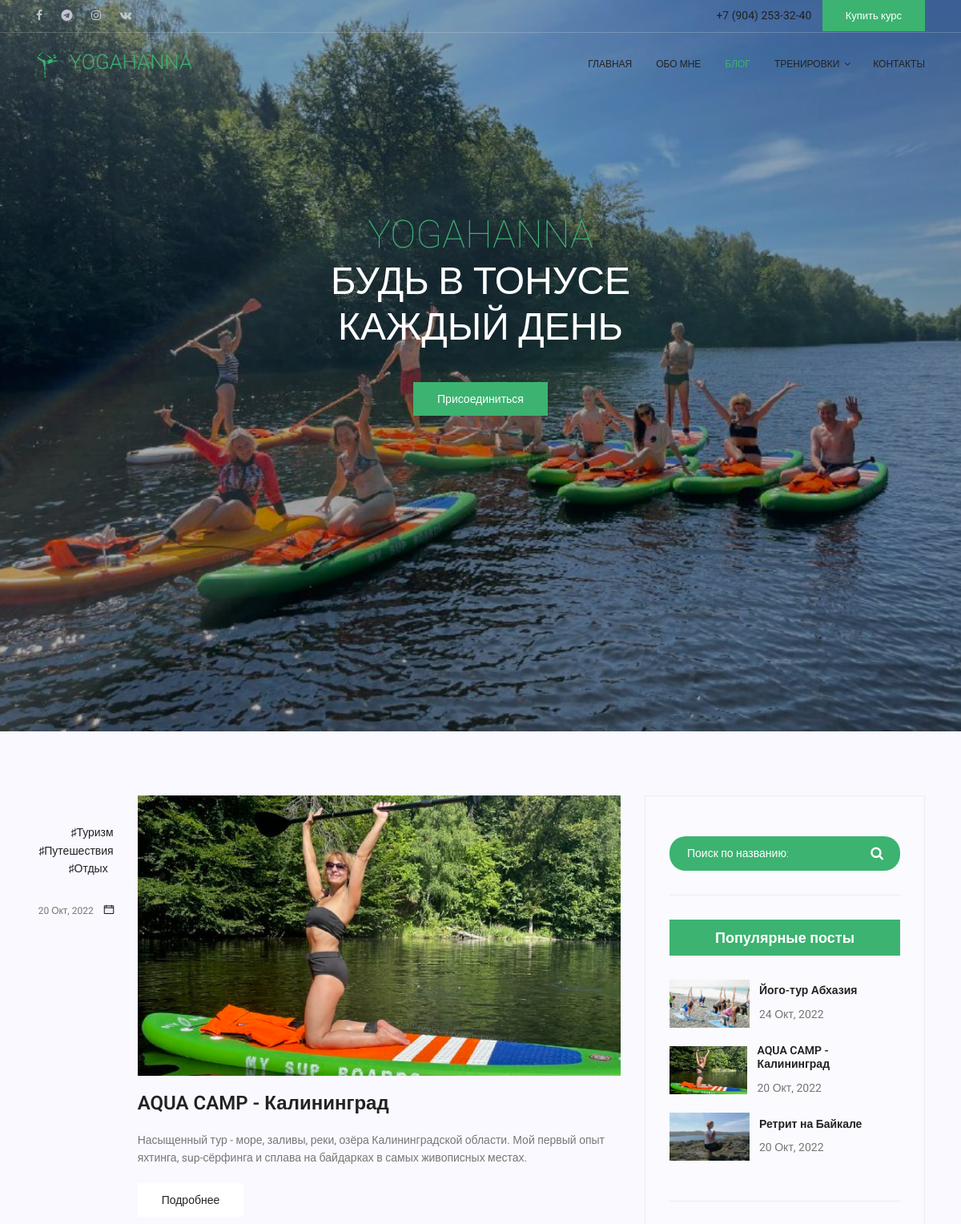
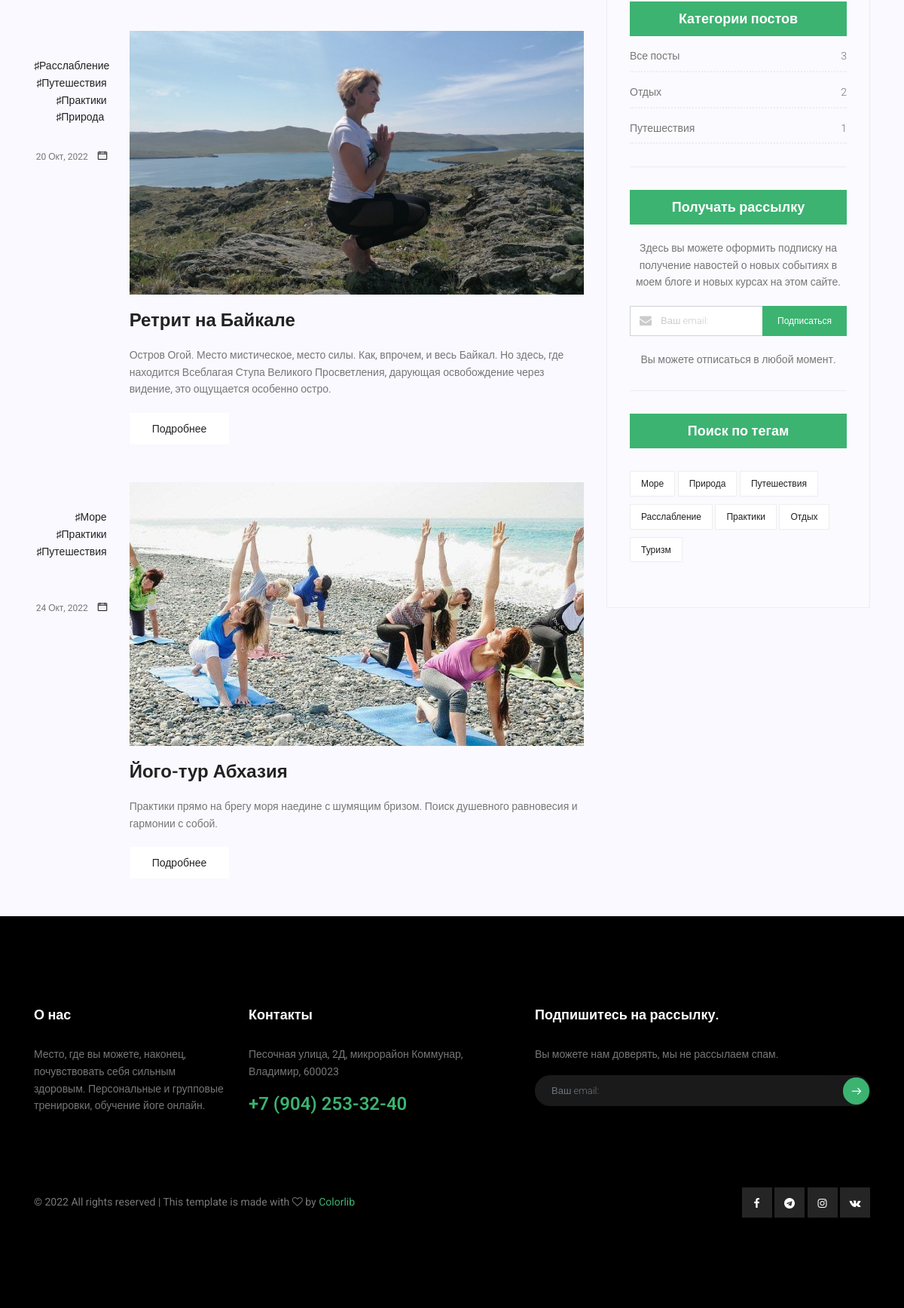
Screenshot of /blog/ with the database file from the repository (2 pictures, top to bottom).
### mainapp/models.py (models this page shows)
class Posts(models.Model):
    headers = models.CharField(verbose_name='заголовок', max_length=128, unique=True)
    short_description = models.CharField(verbose_name='короткое описание', max_length=254)
    description_1 = models.TextField(verbose_name='описание - первая половина', blank=True, max_length=2000)
    description_2 = models.TextField(verbose_name='описание - вторая половина', blank=True, max_length=2000)
    add_datetime = models.DateTimeField(auto_now_add=True, verbose_name='Время публикации поста')
    category = models.CharField(verbose_name='Категория', max_length=64)
    is_active = models.BooleanField(verbose_name='активна', db_index=True, default=True)
    image = models.ImageField(upload_to='main_foto')
    extra_img_1 = models.ImageField(upload_to='extra_foto', blank=True)
    extra_img_2 = models.ImageField(upload_to='extra_foto', blank=True)
    extra_img_3 = models.ImageField(upload_to='extra_foto', blank=True)
    extra_img_4 = models.ImageField(upload_to='extra_foto', blank=True)
    tag_1 = models.CharField(verbose_name='тэг 1', blank=True, max_length=16)
    tag_2 = models.CharField(verbose_name='тэг 2', blank=True, max_length=16)
    tag_3 = models.CharField(verbose_name='тэг 3', blank=True, max_length=16)
    tag_4 = models.CharField(verbose_name='тэг 4', blank=True, max_length=16)
    tag_5 = models.CharField(verbose_name='тэг 5', blank=True, max_length=16)
    def __str__(self):
        return self.headers

### blogapp/views.py (the view)
# urls.py: path('', BlogListView.as_view(), name='index'),
class BlogListView(TitleContextMixin, CategoryPopTagsContextMixin, PaginationContextMixin, ListView):
    title = 'Блог - YogaHanna'
    template_name = 'blogapp/blog-home.html'
    model = Posts
    paginate_by = 5

### mainapp/forms.py
class FollowForm(forms.Form):
    email_address = forms.EmailField(max_length=150,
                                     widget=forms.TextInput(
                                         attrs={'class': 'form-control', 'placeholder': "Ваш email:"}), label='')

### blogapp/views.py (called while the page is built)
    def get_context_data(self, **kwargs):
        context = super(CategoryPopTagsContextMixin, self).get_context_data(**kwargs)
        context['pop_posts'] = Posts.objects.order_by('?')[:3]
        context['posts_tags_tuples'] = Posts.objects.values_list('tag_1', 'tag_2', 'tag_3', 'tag_4', 'tag_5')
        posts_tags = []
        for el in context['posts_tags_tuples']:
            for tag in el:
                if tag:
                    posts_tags.append(tag)
        context['posts_tags'] = posts_tags
        posts_tags = random.sample(list(set(posts_tags)), 7)
        context['posts_tags'] = posts_tags
        context['posts_categories'] = Posts.objects.values('category').order_by('category').annotate(
            the_count=Count('category'))
        context['post_quantity'] = Posts.objects.all()
        return context

    def get_context_data(self, **kwargs):
        context = super(PaginationContextMixin, self).get_context_data(**kwargs)
        posts_list = Posts.objects.all()
        paginator = Paginator(posts_list, self.paginate_by)
        page = self.request.GET.get('page')
        try:
            file_posts = paginator.page(page)
        except PageNotAnInteger:
            file_posts = paginator.page(1)
        except EmptyPage:
            file_posts = paginator.page(paginator.num_pages)
        context['file_posts'] = file_posts
        return context

### mainapp/views.py (called while the page is built)
    def get_title(self):
        return getattr(self, 'title', '')

    def get_context_data(self, **kwargs):
        context = super(TitleContextMixin, self).get_context_data(**kwargs)
        context.update(
            title=self.get_title()
        )
        input_follow_form = FollowForm()
        context['input_follow_form'] = input_follow_form
        return context

### blogapp/templates/blogapp/blog-home.html (shortened to what this page needs)
{% extends 'mainapp/base.html'%}
{%load static%}
{%block 'banner' %}
	<section class="banner-area relative blog-home-banner" id="home">
		<div class="overlay overlay-bg"></div>
		<div class="container">
			<div class="row d-flex align-items-center justify-content-center">
				<div class="about-content blog-header-content col-lg-12">
					<h1 class="text-uppercase text-white">
						<span>YogaHanna</span> <br> Будь в тонусе каждый день
					</h1>
					<a href="{% url 'training:index' %}" class="primary-btn mt-40">Присоединиться</a>
				</div>
			</div>
		</div>
	</section>
{% endblock %}
{%block 'content' %}
	<section class="post-content-area">
		<div class="container">
			<div class="row pt-80">
				<div class="col-lg-8 posts-list">
					{% if posts_list %}
						{% for post in posts_list %}
							<div class="single-post row">
								<div class="col-lg-2  col-md-3 meta-details ">
									<ul class="tags">
										<li><a href="#">{% if post.tag_1 %}&#9839;{% endif %}{{post.tag_1}}</a></li>
										<li><a href="#">{% if post.tag_2 %}&#9839;{% endif %}{{post.tag_2}}</a></li>
										<li><a href="#">{% if post.tag_3 %}&#9839;{% endif %}{{post.tag_3}}</a></li>
										<li><a href="#">{% if post.tag_4 %}&#9839;{% endif %}{{post.tag_4}}</a></li>
									</ul>
									<div class="user-details row">
										<p class="date col-lg-12 col-md-12 col-6 date-size">
											<a href="#">{{post.add_datetime|date:"d M, Y"}}</a>
											<span class="lnr lnr-calendar-full"></span>
										</p>
									</div>
								</div>
								<div class="col-lg-10 col-md-8 ">
									<div class="feature-img">
										<img class="img-fluid blog" src="/media/{{ post.image }}" alt="">
									</div>
									<a class="posts-title" href="{% url 'blog:single' post.id %}"><h3>{{ post.headers }}</h3></a>
									<p class="excert">
										{{ post.short_description }}
									</p>
									<a href="{% url 'blog:single' post.id %}" class="primary-btn">Подробнее</a>
								</div>
							</div>
						{% endfor %}
					{% else %}
						<h3>Постов не обнаружено :(</h3>
					{% endif %}
				</div>
				{% include 'mainapp/include/side_block.html'%}
			</div>
		</div>
	</section>
{% endblock %}

### mainapp/templates/mainapp/base.html (shortened to what this page needs)
{%load static%}
<!DOCTYPE html>
<html lang="zxx" class="no-js">
<head>
    {% block css %}
        <link rel="stylesheet" href="{% static 'css/linearicons.css' %}">
        <link rel="stylesheet" href="{% static 'css/font-awesome.min.css' %}">
        <link rel="stylesheet" href="{% static 'css/bootstrap.css' %}">
        <link rel="stylesheet" href="{% static 'css/magnific-popup.css' %}">
        <link rel="stylesheet" href="{% static 'css/nice-select.css' %}">
        <link rel="stylesheet" href="{% static 'css/animate.min.css' %}">
        <link rel="stylesheet" href="{% static 'css/owl.carousel.css' %}">
        <link rel="stylesheet" href="{% static 'css/jquery-ui.css' %}">
        <link rel="stylesheet" href="{% static 'css/main.css' %}">
		<link href='https://unpkg.com/boxicons@2.1.4/css/boxicons.min.css' rel='stylesheet'>
    {% endblock %}
</head>
<body>
	<header id="header">
		<div class="header-top">
			<div class="container">
				<div class="row">
					<div class="col-lg-6 col-sm-6 col-8 header-top-left no-padding">
						<ul>
							<li><a href="https://www.facebook.com/profile.php?id=100001224548185" target="_blank"><i class="fa fa-facebook"></i></a></li>
							<li><a href="https://t.me/shkolayogi" target="_blank"><i class="fa fa-telegram"></i></a></li>
							<li><a href="https://www.instagram.com/yoga.hanna/?igshid=bqd29fspnm8t" target="_blank"><i class="fa fa-instagram"></i></a></li>
							<li><a href="https://vk.com/hanna.yoga" target="_blank"><i class="fa fa-vk"></i></a></li>
						</ul>
					</div>
					<div class="col-lg-6 col-sm-6 col-4 header-top-right no-padding">
						<a href="tel:+7 (904) 253-32-40">
							<span class="text">+7 (904) 253-32-40</span>
						</a>
						<a class="book-now" href="{% url 'training:index' %}">Купить курс</a>
					</div>
				</div>
			</div>
		</div>
		<div class="container main-menu">
			<div class="row align-items-center justify-content-between d-flex">
				<div id="logo">
					<a href="{% url 'index' %}"><img src="{% static 'img/new_logo.png' %}" width="200" alt="" title="" /></a>
				</div>
				{% include 'mainapp/include/inc_menu.html'%}
			</div>
		</div>
	</header>
    {%block 'banner' %}
    {% endblock %}
    {%block 'content' %}
    {% endblock %}
	<footer class="footer-area section-gap">
		<div class="container">
			<div class="row">
				<div class="col-lg-3  col-md-6 col-sm-6">
					<div class="single-footer-widget">
						<h4>О нас</h4>
						<p>
							Место, где вы можете, наконец, почувствовать себя сильным  здоровым.
							Персональные и групповые тренировки, обучение йоге онлайн.
						</p>
					</div>
				</div>
				<div class="col-lg-4  col-md-6 col-sm-6">
					<div class="single-footer-widget">
						<h4>Контакты</h4>
						<p>
							Песочная улица, 2Д, микрорайон Коммунар, Владимир, 600023
						</p>
						<p class="number">
							+7 (904) 253-32-40
						</p>
					</div>
				</div>
				<div class="col-lg-5  col-md-6 col-sm-6">
					<div class="single-footer-widget">
						<h4>Подпишитесь на рассылку.</h4>
						<p>Вы можете нам доверять, мы не рассылаем спам.</p>
						<div class="d-flex flex-row">
							<form class="navbar-form" action="/email/follow/" method="post">
								<div class="input-group add-on align-items-center d-flex">
									{{ input_follow_form }}
									<div class="input-group-btn">
										<button class="genric-btn"><span class="lnr lnr-arrow-right"></span></button>
									</div>
								</div>
							</form>
						</div>
					</div>
				</div>
			</div>
			<div class="footer-bottom row align-items-center">
				<p class="footer-text m-0 col-lg-6 col-md-12">
					&copy
					All rights reserved | This template is made with
					<i class="fa fa-heart-o" aria-hidden="true"></i> by
					<a href="https://colorlib.com" target="_blank">Colorlib</a>
				</p>
				<div class="col-lg-6 col-sm-12 footer-social">
					<a href="https://www.facebook.com/profile.php?id=100001224548185" target="_blank">
						<i class="fa fa-facebook"></i>
					</a>
					<a href="https://t.me/shkolayogi"><i class="fa fa-telegram" target="_blank"></i></a>
					<a href="https://www.instagram.com/yoga.hanna/?igshid=bqd29fspnm8t" target="_blank">
						<i class="fa fa-instagram"></i>
					</a>
					<a href="https://vk.com/hanna.yoga" target="_blank"><i class="fa fa-vk"></i></a>
				</div>
			</div>
		</div>
	</footer>
</body>
</html>

### mainapp/templates/mainapp/include/inc_menu.html (shortened to what this page needs)
{%load static%}
<nav id="nav-menu-container">
    <ul class="nav-menu">
        <li><a class="{% if request.resolver_match.view_name == 'index'%} active {% endif %}" href="{% url 'index' %}">
            Главная</a>
        </li>
        <li><a class="{% if request.resolver_match.view_name == 'about'%} active {% endif %}" href="{% url 'about' %}">
            Обо мне</a>
        </li>
        <li>
            <a class="{% if request.resolver_match.view_name == 'blog:index' or request.resolver_match.view_name == 'blog:single' or request.resolver_match.view_name == 'blog:tag' or request.resolver_match.view_name == 'blog:name' or request.resolver_match.view_name == 'blog:category'%} active {% endif %}"
            href="{% url 'blog:index' %}">
                Блог
            </a>
        </li>
        <li class="menu-has-children">
            <a class="{% if request.resolver_match.view_name == 'training:index' or request.resolver_match.view_name == 'training:online' or request.resolver_match.view_name == 'training:offline'%} active {% endif %}"
               href="{% url 'training:index' %}"> Тренировки</a>
        </li>
        <li><a class="{% if request.resolver_match.view_name == 'contact'%} active {% endif %}"
               href="{% url 'contact' %}">Контакты</a></li>
    </ul>
</nav>

### mainapp/templates/mainapp/include/side_block.html (shortened to what this page needs)
{%load static%}
<div class="col-lg-4 sidebar-widgets">
    <div class="widget-wrap">
        <div class="single-sidebar-widget search-widget">
            <form class="search-form" action="{% url 'blog:name' %}" method="GET">
                <input placeholder="Поиск по названию:" name="posts_title" type="text"
                       onfocus="this.placeholder = ''" onblur="this.placeholder = 'Поиск по названию:'">
                <button type="submit"><i class="fa fa-search"></i></button>
            </form>
        </div>
        <div class="single-sidebar-widget popular-post-widget">
            <h4 class="popular-title">Популярные посты</h4>
            <div class="popular-post-list">
                {% for post in pop_posts %}
                <div class="single-post-list d-flex flex-row align-items-center">
                    <div class="thumb">
                        <img class="img-fluid side-block" src="/media/{{ post.image }}" alt="">
                    </div>
                    <div class="details">
                        <a href="{% url 'blog:single' post.id %}"><h6>{{ post }}</h6></a>
                        <p>{{ post.add_datetime|date:"d M, Y" }}</p>
                    </div>
                </div>
                {% endfor %}
            </div>
        </div>
        <div class="single-sidebar-widget post-category-widget">
            <h4 class="category-title">Категории постов</h4>
            <ul class="cat-list">
                <li>
                    <a href="{% url 'blog:index' %}" class="d-flex justify-content-between">
                        <p>Все посты</p>
                        <p>{{ post_quantity |length }}</p>
                    </a>
                </li>
                {% for post in posts_categories%}
                <li>
                    <a href="{% url 'blog:category' post.category %}" class="d-flex justify-content-between">
                        <p>{{ post.category }}</p>
                        <p>{{ post.the_count }}</p>
                    </a>
                </li>
                {% endfor %}
            </ul>
        </div>
        <div class="single-sidebar-widget newsletter-widget">
            <h4 class="newsletter-title">Получать рассылку</h4>
            <p>
                Здесь вы можете оформить подписку на получение навостей о новых событиях в моем блоге и
                новых курсах на этом сайте.
            </p>
            <form class="navbar-form" action="/email/follow/" method="post">
                <div class="form-group d-flex flex-row">
                    <div class="col-autos">
                        <div class="input-group">
                            <div class="input-group-prepend">
                                <div class="input-group-text">
                                    <i class="fa fa-envelope" aria-hidden="true"></i>
                                </div>
                            </div>
                            {{ input_follow_form }}
                        </div>
                    </div>
                    <button class="bbtns" style="border-width: 0;">Подписаться</button>
                </div>
             </form>
            <p class="text-bottom">
                Вы можете отписаться в любой момент.
            </p>
        </div>
        <div class="single-sidebar-widget tag-cloud-widget">
            <h4 class="tagcloud-title">Поиск по тегам</h4>
            <ul>
                {% for tag in posts_tags  %}
                    <li>
                        <a href="{% url 'blog:tag' tag %}">{{ tag }}</a>
                    </li>
                {% endfor %}
            </ul>
        </div>
    </div>
</div>

### rows the page displays
Posts: tag_1 "Туризм", tag_2 "Путешествия", tag_3 "Отдых", add_datetime "20 Окт, 2022", image (picture), headers "AQUA CAMP - Калининград", short_description "Насыщенный тур - море, заливы, реки, озёра Калининградской области. Мой первый опыт яхтинга, sup-сёрфинга и сплава на байдарках в самых живописных местах."
Posts: tag_1 "Расслабление", tag_2 "Путешествия", tag_3 "Практики", tag_4 "Природа", add_datetime "20 Окт, 2022", image (picture), headers "Ретрит на Байкале", short_description "Остров Огой. Место мистическое, место силы. Как, впрочем, и весь Байкал. Но здесь, где находится Всеблагая Ступа Великого Просветления, дарующая освобождение через видение, это ощущается особенно остро.", category "Отдых", the_count "2"
Posts: tag_1 "Море", tag_2 "Практики", tag_3 "Путешествия", add_datetime "24 Окт, 2022", image (picture), headers "Його-тур Абхазия", short_description "Практики прямо на брегу моря наедине с шумящим бризом. Поиск душевного равновесия и гармонии с собой."

### other values shown
{{ post_quantity |length }} "3"
{{ post.category }} "Путешествия"
{{ post.the_count }} "1"
{{ tag }} "Море" "Природа" "Путешествия" "Расслабление" "Практики" "Отдых" "Туризм"
